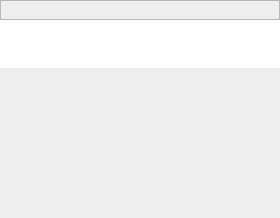
<?xml version="1.0" encoding="UTF-8"?>
<ui version="4.0">
 <class>KQInfoSubMainWindow</class>
 <widget class="QMainWindow" name="KQInfoSubMainWindow">
  <property name="geometry">
   <rect>
    <x>0</x>
    <y>0</y>
    <width>280</width>
    <height>218</height>
   </rect>
  </property>
  <property name="windowTitle">
   <string>MainWindow</string>
  </property>
  <widget class="QWidget" name="centralwidget">
   <layout class="QVBoxLayout" name="verticalLayout_2">
    <property name="spacing">
     <number>0</number>
    </property>
    <property name="sizeConstraint">
     <enum>QLayout::SetMinimumSize</enum>
    </property>
    <property name="leftMargin">
     <number>0</number>
    </property>
    <property name="topMargin">
     <number>0</number>
    </property>
    <property name="rightMargin">
     <number>0</number>
    </property>
    <property name="bottomMargin">
     <number>0</number>
    </property>
    <item>
     <widget class="KQUI_SubTitleFrame" name="titleFrame">
      <property name="sizePolicy">
       <sizepolicy hsizetype="Minimum" vsizetype="Fixed">
        <horstretch>0</horstretch>
        <verstretch>0</verstretch>
       </sizepolicy>
      </property>
      <property name="minimumSize">
       <size>
        <width>280</width>
        <height>20</height>
       </size>
      </property>
      <property name="frameShape">
       <enum>QFrame::StyledPanel</enum>
      </property>
      <property name="frameShadow">
       <enum>QFrame::Raised</enum>
      </property>
     </widget>
    </item>
    <item>
     <widget class="KQInfoContentFrame" name="contentFrame">
      <property name="frameShape">
       <enum>QFrame::NoFrame</enum>
      </property>
      <property name="frameShadow">
       <enum>QFrame::Plain</enum>
      </property>
      <property name="lineWidth">
       <number>0</number>
      </property>
      <layout class="QVBoxLayout" name="verticalLayout">
       <property name="spacing">
        <number>0</number>
       </property>
       <property name="sizeConstraint">
        <enum>QLayout::SetMinimumSize</enum>
       </property>
       <property name="leftMargin">
        <number>0</number>
       </property>
       <property name="topMargin">
        <number>0</number>
       </property>
       <property name="rightMargin">
        <number>0</number>
       </property>
       <property name="bottomMargin">
        <number>0</number>
       </property>
       <item>
        <widget class="KQTableWidget" name="overviewTable">
         <property name="sizePolicy">
          <sizepolicy hsizetype="Minimum" vsizetype="Fixed">
           <horstretch>0</horstretch>
           <verstretch>0</verstretch>
          </sizepolicy>
         </property>
         <property name="minimumSize">
          <size>
           <width>0</width>
           <height>48</height>
          </size>
         </property>
         <property name="maximumSize">
          <size>
           <width>16777215</width>
           <height>48</height>
          </size>
         </property>
         <property name="frameShape">
          <enum>QFrame::NoFrame</enum>
         </property>
         <property name="frameShadow">
          <enum>QFrame::Plain</enum>
         </property>
         <property name="lineWidth">
          <number>0</number>
         </property>
         <property name="verticalScrollBarPolicy">
          <enum>Qt::ScrollBarAlwaysOff</enum>
         </property>
         <property name="horizontalScrollBarPolicy">
          <enum>Qt::ScrollBarAlwaysOff</enum>
         </property>
         <property name="autoScroll">
          <bool>false</bool>
         </property>
         <property name="editTriggers">
          <set>QAbstractItemView::NoEditTriggers</set>
         </property>
         <property name="tabKeyNavigation">
          <bool>false</bool>
         </property>
         <property name="selectionMode">
          <enum>QAbstractItemView::NoSelection</enum>
         </property>
         <property name="showGrid">
          <bool>false</bool>
         </property>
         <property name="cornerButtonEnabled">
          <bool>false</bool>
         </property>
         <attribute name="horizontalHeaderVisible">
          <bool>false</bool>
         </attribute>
         <attribute name="horizontalHeaderDefaultSectionSize">
          <number>16</number>
         </attribute>
         <attribute name="horizontalHeaderMinimumSectionSize">
          <number>0</number>
         </attribute>
         <attribute name="verticalHeaderVisible">
          <bool>false</bool>
         </attribute>
         <attribute name="verticalHeaderDefaultSectionSize">
          <number>20</number>
         </attribute>
         <attribute name="verticalHeaderMinimumSectionSize">
          <number>20</number>
         </attribute>
        </widget>
       </item>
       <item>
        <widget class="KQCollapsibleContentFrame" name="missionFrame">
         <property name="frameShape">
          <enum>QFrame::NoFrame</enum>
         </property>
         <property name="frameShadow">
          <enum>QFrame::Plain</enum>
         </property>
         <property name="lineWidth">
          <number>0</number>
         </property>
        </widget>
       </item>
       <item>
        <widget class="KQCollapsibleContentFrame" name="fleetFrame_1">
         <property name="frameShape">
          <enum>QFrame::NoFrame</enum>
         </property>
         <property name="frameShadow">
          <enum>QFrame::Plain</enum>
         </property>
         <property name="lineWidth">
          <number>0</number>
         </property>
        </widget>
       </item>
       <item>
        <widget class="KQCollapsibleContentFrame" name="fleetFrame_2">
         <property name="frameShape">
          <enum>QFrame::NoFrame</enum>
         </property>
         <property name="frameShadow">
          <enum>QFrame::Plain</enum>
         </property>
         <property name="lineWidth">
          <number>0</number>
         </property>
        </widget>
       </item>
       <item>
        <widget class="KQCollapsibleContentFrame" name="fleetFrame_3">
         <property name="minimumSize">
          <size>
           <width>0</width>
           <height>25</height>
          </size>
         </property>
         <property name="frameShape">
          <enum>QFrame::NoFrame</enum>
         </property>
         <property name="frameShadow">
          <enum>QFrame::Plain</enum>
         </property>
         <property name="lineWidth">
          <number>0</number>
         </property>
        </widget>
       </item>
       <item>
        <widget class="KQCollapsibleContentFrame" name="fleetFrame_4">
         <property name="frameShape">
          <enum>QFrame::NoFrame</enum>
         </property>
         <property name="frameShadow">
          <enum>QFrame::Plain</enum>
         </property>
         <property name="lineWidth">
          <number>0</number>
         </property>
        </widget>
       </item>
       <item>
        <widget class="KQCollapsibleContentFrame" name="repairFrame">
         <property name="frameShape">
          <enum>QFrame::NoFrame</enum>
         </property>
         <property name="frameShadow">
          <enum>QFrame::Plain</enum>
         </property>
         <property name="lineWidth">
          <number>0</number>
         </property>
        </widget>
       </item>
      </layout>
     </widget>
    </item>
   </layout>
  </widget>
 </widget>
 <customwidgets>
  <customwidget>
   <class>KQUI_SubTitleFrame</class>
   <extends>QFrame</extends>
   <header>kqui_subtitleframe.h</header>
   <container>1</container>
  </customwidget>
  <customwidget>
   <class>KQInfoContentFrame</class>
   <extends>QFrame</extends>
   <header>kqinfocontentframe.h</header>
   <container>1</container>
  </customwidget>
  <customwidget>
   <class>KQTableWidget</class>
   <extends>QTableWidget</extends>
   <header>kqtablewidget.h</header>
  </customwidget>
  <customwidget>
   <class>KQCollapsibleContentFrame</class>
   <extends>QFrame</extends>
   <header>kqcollapsiblecontentframe.h</header>
   <container>1</container>
  </customwidget>
 </customwidgets>
 <resources/>
 <connections/>
</ui>
